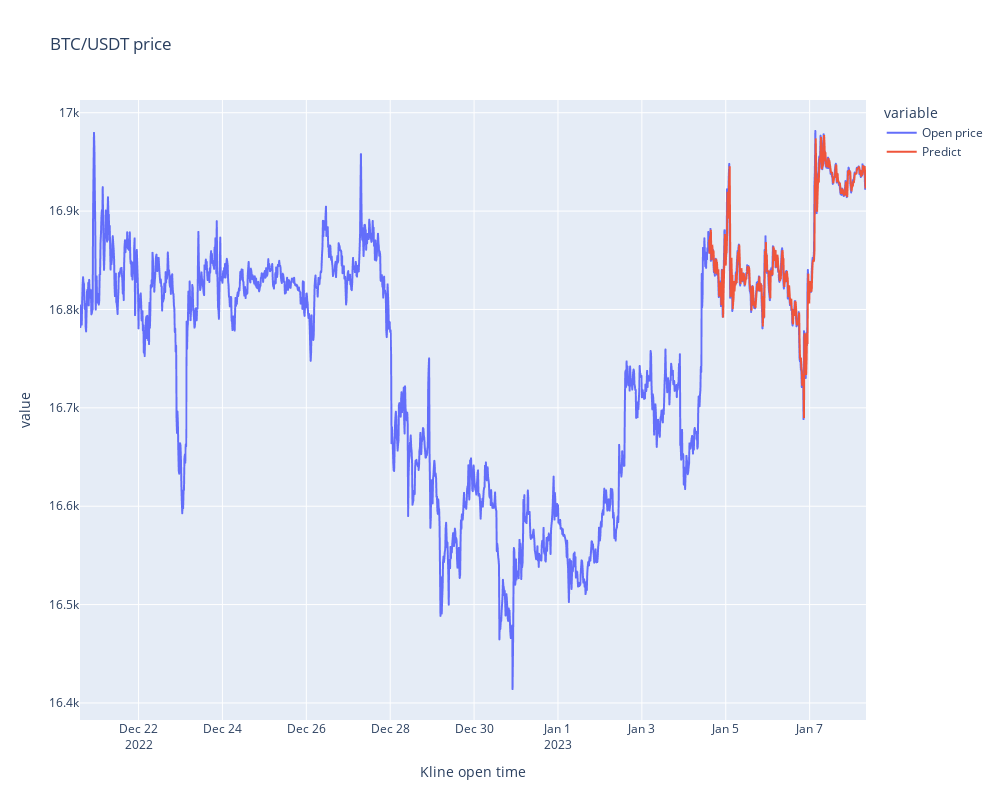

This figure's notebook cell:
### Markdown cell above
### Visualize the prediction

### Code cell
train_df, test_df = data[:TRAIN_DATA_LENGTH], data[TRAIN_DATA_LENGTH:]
test_df["Predict"] = scaler.inverse_transform(np.array(predictions).reshape(-1,1)).reshape(-1)
arima_df = pd.concat([train_df, test_df], axis=0)

fig = px.line(arima_df, title="BTC/USDT price" , width=1000, height=800)
fig.show()

### Figure 1 — Plotly figure (JSON) as saved in the notebook; plotly's stock layout.template omitted (floating-point values rounded to 4 significant figures; data arrays with more than 128 entries replaced by an {"elided": "..."} marker saying what was removed)
{"data": [{"hovertemplate": "variable=Open price<br>Kline open time=%{x}<br>value=%{y}<extra></extra>", "legendgroup": "Open price", "line": {"color": "#636efa", "dash": "solid"}, "marker": {"symbol": "circle"}, "mode": "lines", "name": "Open price", "showlegend": true, "type": "scattergl", "x": {"elided": "1800 str values"}, "xaxis": "x", "y": {"elided": "1800 float values"}, "yaxis": "y"}, {"hovertemplate": "variable=Predict<br>Kline open time=%{x}<br>value=%{y}<extra></extra>", "legendgroup": "Predict", "line": {"color": "#EF553B", "dash": "solid"}, "marker": {"symbol": "circle"}, "mode": "lines", "name": "Predict", "showlegend": true, "type": "scattergl", "x": {"elided": "1800 str values"}, "xaxis": "x", "y": {"elided": "1800 float values"}, "yaxis": "y"}], "layout": {"height": 800, "legend": {"title": {"text": "variable"}, "tracegroupgap": 0}, "title": {"text": "BTC/USDT price"}, "width": 1000, "xaxis": {"anchor": "y", "domain": [0, 1], "title": {"text": "Kline open time"}}, "yaxis": {"anchor": "x", "domain": [0, 1], "title": {"text": "value"}}}}
